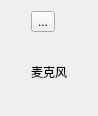
<?xml version="1.0" encoding="UTF-8"?>
<ui version="4.0">
 <class>LocalMicWidget</class>
 <widget class="QWidget" name="LocalMicWidget">
  <property name="geometry">
   <rect>
    <x>0</x>
    <y>0</y>
    <width>98</width>
    <height>116</height>
   </rect>
  </property>
  <property name="minimumSize">
   <size>
    <width>98</width>
    <height>116</height>
   </size>
  </property>
  <property name="maximumSize">
   <size>
    <width>98</width>
    <height>116</height>
   </size>
  </property>
  <property name="windowTitle">
   <string>LocalMicWidget</string>
  </property>
  <layout class="QGridLayout" name="gridLayout">
   <item row="0" column="0">
    <widget class="QToolButton" name="micVolumeButton">
     <property name="text">
      <string>...</string>
     </property>
     <property name="icon">
      <iconset resource="CoolView.qrc">
       <normaloff>:/image/mic.png</normaloff>:/image/mic.png</iconset>
     </property>
     <property name="iconSize">
      <size>
       <width>64</width>
       <height>64</height>
      </size>
     </property>
     <property name="checkable">
      <bool>true</bool>
     </property>
     <property name="popupMode">
      <enum>QToolButton::InstantPopup</enum>
     </property>
    </widget>
   </item>
   <item row="1" column="0">
    <widget class="QLabel" name="micNameLabel">
     <property name="text">
      <string>麦克风</string>
     </property>
     <property name="scaledContents">
      <bool>false</bool>
     </property>
     <property name="alignment">
      <set>Qt::AlignCenter</set>
     </property>
     <property name="wordWrap">
      <bool>true</bool>
     </property>
    </widget>
   </item>
  </layout>
 </widget>
 <layoutdefault spacing="6" margin="11"/>
 <resources>
  <include location="CoolView.qrc"/>
 </resources>
 <connections/>
</ui>
